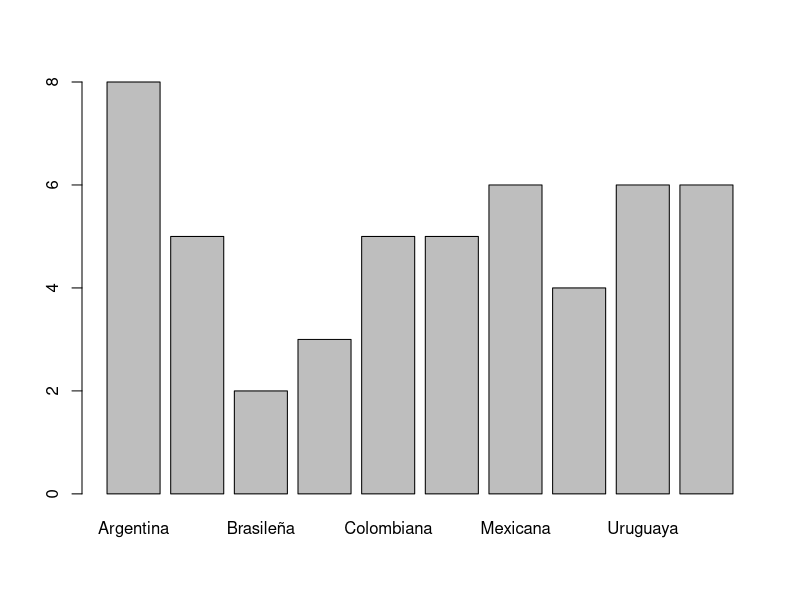
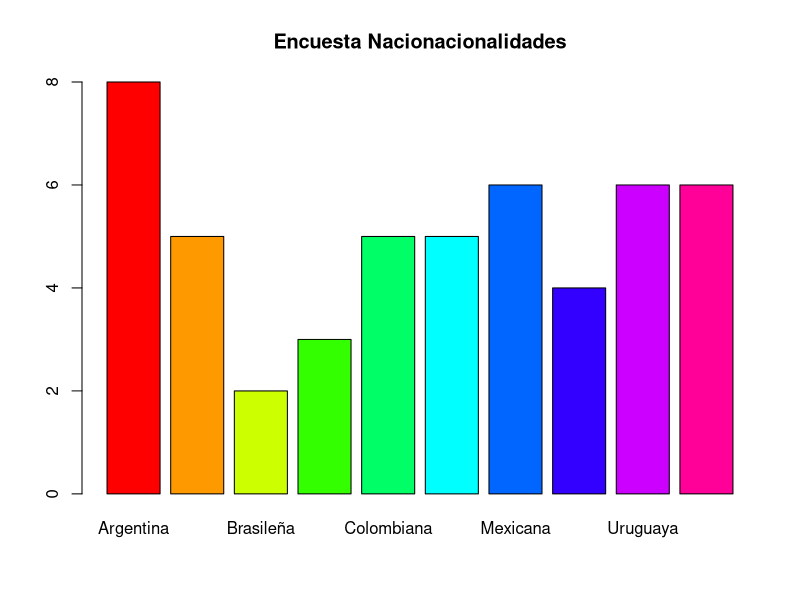

Generate these figures, in order, with R:
#---- Procesamiento de datos----
##----Datos categoricos nominales----
Nacionalidad <-  c("Boliviana", "Peruana", "Venezolana", "Cubana", "Mexicana",
  "Colombiana", "Colombiana", "Brasileña", "Colombiana", "Venezolana", "Chilena",
  "Argentina", "Mexicana", "Mexicana", "Argentina", "Mexicana", "Argentina",
  "Brasileña", "Mexicana", "Uruguaya", "Argentina", "Argentina", "Colombiana",
  "Cubana", "Boliviana", "Peruana", "Boliviana", "Boliviana", "Peruana", "Uruguaya",
  "Chilena", "Uruguaya", "Venezolana", "Uruguaya", "Argentina", "Venezolana",
  "Uruguaya", "Cubana", "Venezolana", "Cubana", "Chilena", "Argentina", "Peruana",
  "Boliviana", "Cubana", "Venezolana", "Colombiana", "Mexicana", "Uruguaya",
  "Argentina" )
(Nacionalidad)
sort(Nacionalidad)
table(Nacionalidad)
contador <- table(Nacionalidad)
barplot(contador)
barplot(contador, xlabel="Frecuencias",
        ylabel="Nacionalidad",
        main="Encuesta Nacionacionalidades", 
        col=rainbow(10))
